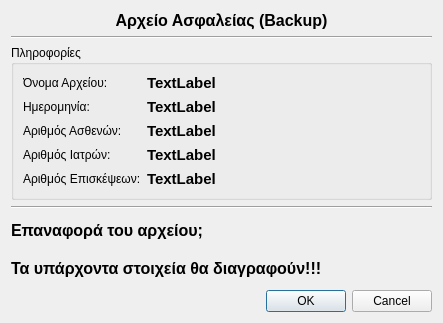
<?xml version="1.0" encoding="UTF-8"?>
<ui version="4.0">
 <class>RestoreBackup</class>
 <widget class="QDialog" name="RestoreBackup">
  <property name="geometry">
   <rect>
    <x>0</x>
    <y>0</y>
    <width>443</width>
    <height>323</height>
   </rect>
  </property>
  <property name="windowTitle">
   <string>Dialog</string>
  </property>
  <layout class="QVBoxLayout" name="verticalLayout">
   <item>
    <widget class="QLabel" name="label">
     <property name="sizePolicy">
      <sizepolicy hsizetype="Preferred" vsizetype="Maximum">
       <horstretch>0</horstretch>
       <verstretch>0</verstretch>
      </sizepolicy>
     </property>
     <property name="text">
      <string>&lt;!DOCTYPE HTML PUBLIC &quot;-//W3C//DTD HTML 4.0//EN&quot; &quot;http://www.w3.org/TR/REC-html40/strict.dtd&quot;&gt;
&lt;html&gt;&lt;head&gt;&lt;meta name=&quot;qrichtext&quot; content=&quot;1&quot; /&gt;&lt;style type=&quot;text/css&quot;&gt;
p, li { white-space: pre-wrap; }
&lt;/style&gt;&lt;/head&gt;&lt;body style=&quot; font-family:'Ubuntu'; font-size:9pt; font-weight:400; font-style:normal;&quot;&gt;
&lt;p align=&quot;center&quot; style=&quot; margin-top:0px; margin-bottom:0px; margin-left:0px; margin-right:0px; -qt-block-indent:0; text-indent:0px;&quot;&gt;&lt;span style=&quot; font-size:12pt; font-weight:600;&quot;&gt;Αρχείο Ασφαλείας (Backup)&lt;/span&gt;&lt;/p&gt;&lt;/body&gt;&lt;/html&gt;</string>
     </property>
     <property name="textFormat">
      <enum>Qt::RichText</enum>
     </property>
    </widget>
   </item>
   <item>
    <widget class="Line" name="line">
     <property name="orientation">
      <enum>Qt::Horizontal</enum>
     </property>
    </widget>
   </item>
   <item>
    <widget class="QGroupBox" name="groupBox">
     <property name="sizePolicy">
      <sizepolicy hsizetype="Preferred" vsizetype="Minimum">
       <horstretch>0</horstretch>
       <verstretch>0</verstretch>
      </sizepolicy>
     </property>
     <property name="title">
      <string>Πληροφορίες</string>
     </property>
     <layout class="QFormLayout" name="formLayout">
      <item row="0" column="0">
       <widget class="QLabel" name="label_6">
        <property name="text">
         <string>Όνομα Αρχείου:</string>
        </property>
       </widget>
      </item>
      <item row="0" column="1">
       <widget class="QLabel" name="nameLabel">
        <property name="font">
         <font>
          <pointsize>11</pointsize>
          <weight>75</weight>
          <bold>true</bold>
         </font>
        </property>
        <property name="text">
         <string>TextLabel</string>
        </property>
       </widget>
      </item>
      <item row="1" column="0">
       <widget class="QLabel" name="label_2">
        <property name="text">
         <string>Ημερομηνία:</string>
        </property>
       </widget>
      </item>
      <item row="1" column="1">
       <widget class="QLabel" name="dateLabel">
        <property name="font">
         <font>
          <pointsize>11</pointsize>
          <weight>75</weight>
          <bold>true</bold>
         </font>
        </property>
        <property name="text">
         <string>TextLabel</string>
        </property>
       </widget>
      </item>
      <item row="2" column="0">
       <widget class="QLabel" name="label_3">
        <property name="text">
         <string>Αριθμός Ασθενών:</string>
        </property>
       </widget>
      </item>
      <item row="2" column="1">
       <widget class="QLabel" name="patientLabel">
        <property name="font">
         <font>
          <pointsize>11</pointsize>
          <weight>75</weight>
          <bold>true</bold>
         </font>
        </property>
        <property name="text">
         <string>TextLabel</string>
        </property>
       </widget>
      </item>
      <item row="3" column="0">
       <widget class="QLabel" name="label_4">
        <property name="text">
         <string>Αριθμός Ιατρών:</string>
        </property>
       </widget>
      </item>
      <item row="3" column="1">
       <widget class="QLabel" name="doctorLabel">
        <property name="font">
         <font>
          <pointsize>11</pointsize>
          <weight>75</weight>
          <bold>true</bold>
         </font>
        </property>
        <property name="text">
         <string>TextLabel</string>
        </property>
       </widget>
      </item>
      <item row="4" column="0">
       <widget class="QLabel" name="label_5">
        <property name="text">
         <string>Αριθμός Επισκέψεων:</string>
        </property>
       </widget>
      </item>
      <item row="4" column="1">
       <widget class="QLabel" name="examLabel">
        <property name="font">
         <font>
          <pointsize>11</pointsize>
          <weight>75</weight>
          <bold>true</bold>
         </font>
        </property>
        <property name="text">
         <string>TextLabel</string>
        </property>
       </widget>
      </item>
     </layout>
    </widget>
   </item>
   <item>
    <widget class="Line" name="line_2">
     <property name="orientation">
      <enum>Qt::Horizontal</enum>
     </property>
    </widget>
   </item>
   <item>
    <widget class="QLabel" name="label_7">
     <property name="text">
      <string>&lt;!DOCTYPE HTML PUBLIC &quot;-//W3C//DTD HTML 4.0//EN&quot; &quot;http://www.w3.org/TR/REC-html40/strict.dtd&quot;&gt;
&lt;html&gt;&lt;head&gt;&lt;meta name=&quot;qrichtext&quot; content=&quot;1&quot; /&gt;&lt;style type=&quot;text/css&quot;&gt;
p, li { white-space: pre-wrap; }
&lt;/style&gt;&lt;/head&gt;&lt;body style=&quot; font-family:'Ubuntu'; font-size:9pt; font-weight:400; font-style:normal;&quot;&gt;
&lt;p style=&quot; margin-top:0px; margin-bottom:0px; margin-left:0px; margin-right:0px; -qt-block-indent:0; text-indent:0px;&quot;&gt;&lt;span style=&quot; font-size:12pt; font-weight:600;&quot;&gt;Επαναφορά του αρχείου;&lt;/span&gt;&lt;/p&gt;&lt;/body&gt;&lt;/html&gt;</string>
     </property>
     <property name="wordWrap">
      <bool>true</bool>
     </property>
    </widget>
   </item>
   <item>
    <widget class="QLabel" name="label_8">
     <property name="text">
      <string>&lt;!DOCTYPE HTML PUBLIC &quot;-//W3C//DTD HTML 4.0//EN&quot; &quot;http://www.w3.org/TR/REC-html40/strict.dtd&quot;&gt;
&lt;html&gt;&lt;head&gt;&lt;meta name=&quot;qrichtext&quot; content=&quot;1&quot; /&gt;&lt;style type=&quot;text/css&quot;&gt;
p, li { white-space: pre-wrap; }
&lt;/style&gt;&lt;/head&gt;&lt;body style=&quot; font-family:'Ubuntu'; font-size:9pt; font-weight:400; font-style:normal;&quot;&gt;
&lt;p style=&quot; margin-top:0px; margin-bottom:0px; margin-left:0px; margin-right:0px; -qt-block-indent:0; text-indent:0px;&quot;&gt;&lt;span style=&quot; font-size:12pt; font-weight:600;&quot;&gt;Τα υπάρχοντα στοιχεία θα διαγραφούν!!!&lt;/span&gt;&lt;/p&gt;&lt;/body&gt;&lt;/html&gt;</string>
     </property>
    </widget>
   </item>
   <item>
    <widget class="QDialogButtonBox" name="buttonBox">
     <property name="orientation">
      <enum>Qt::Horizontal</enum>
     </property>
     <property name="standardButtons">
      <set>QDialogButtonBox::Cancel|QDialogButtonBox::Ok</set>
     </property>
    </widget>
   </item>
  </layout>
 </widget>
 <resources>
  <include location="../../resources/icons.qrc"/>
 </resources>
 <connections>
  <connection>
   <sender>buttonBox</sender>
   <signal>accepted()</signal>
   <receiver>RestoreBackup</receiver>
   <slot>accept()</slot>
   <hints>
    <hint type="sourcelabel">
     <x>248</x>
     <y>254</y>
    </hint>
    <hint type="destinationlabel">
     <x>157</x>
     <y>274</y>
    </hint>
   </hints>
  </connection>
  <connection>
   <sender>buttonBox</sender>
   <signal>rejected()</signal>
   <receiver>RestoreBackup</receiver>
   <slot>reject()</slot>
   <hints>
    <hint type="sourcelabel">
     <x>316</x>
     <y>260</y>
    </hint>
    <hint type="destinationlabel">
     <x>286</x>
     <y>274</y>
    </hint>
   </hints>
  </connection>
 </connections>
</ui>
